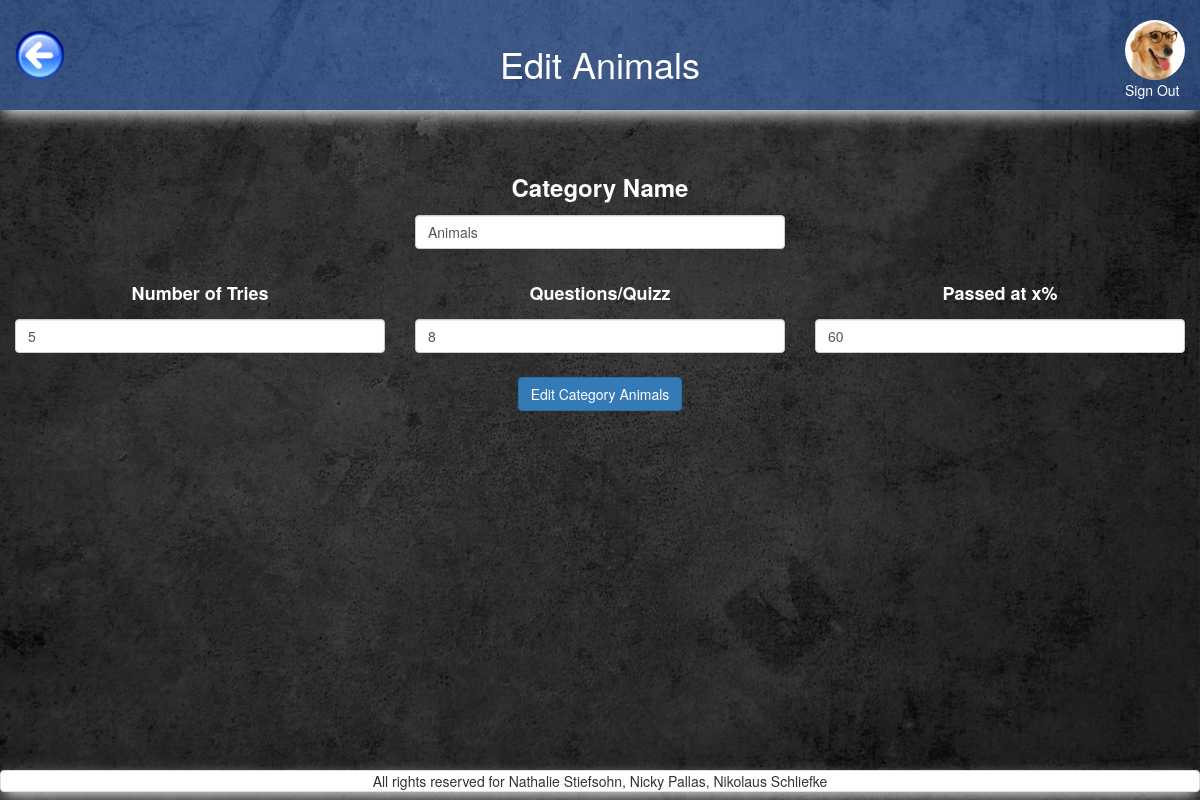
/change_category.php?category_selected=7 (signed in), run on the app's committed database.
### tables this page shows
CREATE TABLE `categories` (
  `id` int(11) NOT NULL,
  `category` varchar(13) NOT NULL,
  `image` varchar(255) NOT NULL DEFAULT 'default.png',
  `amount_questions` int(11) NOT NULL DEFAULT '8',
  `tries` int(11) NOT NULL DEFAULT '5',
  `passed_at` decimal(3,2) NOT NULL DEFAULT '0.60'
);

CREATE TABLE `users` (
  `id` int(11) NOT NULL,
  `FK_avatars` int(11) NOT NULL,
  `FK_classes` int(11) NOT NULL DEFAULT '1',
  `email` varchar(255) NOT NULL,
  `password` varchar(255) NOT NULL,
  `first_name` varchar(255) NOT NULL,
  `family_name` varchar(255) NOT NULL,
  `date_of_birth` date NOT NULL DEFAULT '1993-07-30'
);

CREATE TABLE `avatars` (
  `id` int(11) NOT NULL,
  `location` varchar(255) NOT NULL
);

### includes/start_session_admin.php (called while the page is built, shortened)
<?php
	require_once 'dbconnect.php';
$res=mysqli_query($con, "SELECT first_name, family_name, date_of_birth, users.id AS user_id, avatars.location AS avatar, avatars.id AS avatar_id, email FROM users
 	JOIN avatars ON users.FK_avatars=avatars.id
 	WHERE users.id=".$_SESSION['user']);
	 $userRow=mysqli_fetch_array($res);
	 $user_avatar = $userRow['avatar'];
?>

### change_category.php (the view, shortened to what this page needs)
<?php
require_once('includes/start_session_admin.php');
?>
<?php
if(isset($_GET['category_selected'])){
	$category_id=$_GET['category_selected'];
	$query_get_categories = "SELECT * FROM `categories` where categories.id=".$category_id;
	$res_get_categories = mysqli_query($con, $query_get_categories);
	$row_get_categories  = mysqli_fetch_array($res_get_categories);
	$category_old = $row_get_categories['category'];
	$questions = $row_get_categories['amount_questions'];
	$tries_old = $row_get_categories['tries'];
	$passed_at_old = $row_get_categories['passed_at'];
} else {
	header("Location: admin_all_questions.php");
  	exit;
}
 ?>
<?php
	$hidden="";
?>
<!DOCTYPE html>
<html>
<head>
	<?php
require_once('includes/head_tag.php');
	?>
</head>
<body>
<div id="wrap">
  <div id="main" class="container-fluid clear-top">
	<header class="row shadow" id="header">
			<div class="col-xs-3">
				<a href="admin_all_questions.php">
					<img alt="back_button" src="pictures/back_button.png" id="back_button"/>
				</a>
			</div>
			<div class="col-xs-6 white text-center margin-top">
                <h1 class="heading_font">Edit <?php echo $category_old; ?></h1>
            </div>
        <?php
        echo'
            <div class="col-xs-3">
                <a href="logout.php?logout" class="pull-right">
                    <img class="img-circle show_avatar border" src="'.$user_avatar.'" alt="avatar" id="avatar_img"><br>
                    Sign Out
                </a>
            </div>';
        ?>
	</header>
	<div class="row">
		<main class="col-xs-12">
			<section class="row">
				<?php
				require 'includes/alert_box.php';
				?>
			<form method="POST" class="text-center" <?php echo $hidden; ?>>
				<div class="col-xs-12">
					<div class="row">
						<div class="col-xs-12 col-sm-4 col-sm-offset-4">
							<h3><label class="white">Category Name</label></h3>
							<input type="text" name="category" id="category" class="form-control" required maxlength="13" value="<?php echo $category_old; ?>">
						</div>
					</div>
				</div>
				<div class="col-xs-12 col-sm-4 margin-top">
					<h4><label class="white">Number of Tries</label></h4>
						<input type="number" name="tries" id="tries" class="form-control" required value="<?php echo $tries_old; ?>">
				</div>
				<div class="col-xs-12 col-sm-4 margin-top">
					<h4><label class="white">Questions/Quizz</label></h4>
						<input type="number" name="number_questions" id="number_questions" class="form-control" required value="<?php echo $questions; ?>">
				</div>
				<div class="col-xs-12 col-sm-4 margin-top">
					<h4><label class="white">Passed at x%</label></h4>
						<input type="number" name="passed" id="passed" class="form-control" required placeholder="Please enter a full number" max="100" value="<?php echo ($passed_at_old*100); ?>">
				</div>
				<div class="col-xs-12 margin-top">
					<button type="submit" name="btn-submit" class="btn btn-primary">Edit Category <?php echo $category_old; ?></button>
				</div>
			</form>
			</section>
		</main>
	</div>
  </div>
</div>
	<?php
require_once('includes/footer.php');
	?>
</body>
</html>

### css/style.css (style rules this page uses)
header h1 { position: relative; }
#avatar_img { margin-top:20px; height: 60px; }
#back_button { margin-top:30px; height: 50px; }
#header { background-color: rgba(77,141,255,0.4); height: 110px; }
#header a:link { color: white; }
body { content: ""; background: url("../pictures/grey_background.jpg"); background-size: 100% 100%; background-repeat: repeat; top: 0; left: 0; bottom: 0; right: 0; position: absolute; z-index: -1; }
.shadow { -webkit-box-shadow: 0px 6px 16px -3px rgba(255,255,255,1); -moz-box-shadow: 0px 6px 16px -3px rgba(255,255,255,1); box-shadow: 0px 6px 16px -3px rgba(255,255,255,1); }
.margin-top { margin-top: 2%; }
.white { color: white; }

### includes/head_tag.php (style rules this page uses)
html, body { height: 100%; }
#wrap { min-height: 100%; }
#main { overflow:auto; padding-bottom:50px; }

### data on the page
categories: category "Animals", tries "5", number_questions "8", passed "60"
users: FK_avatars.location (picture)
